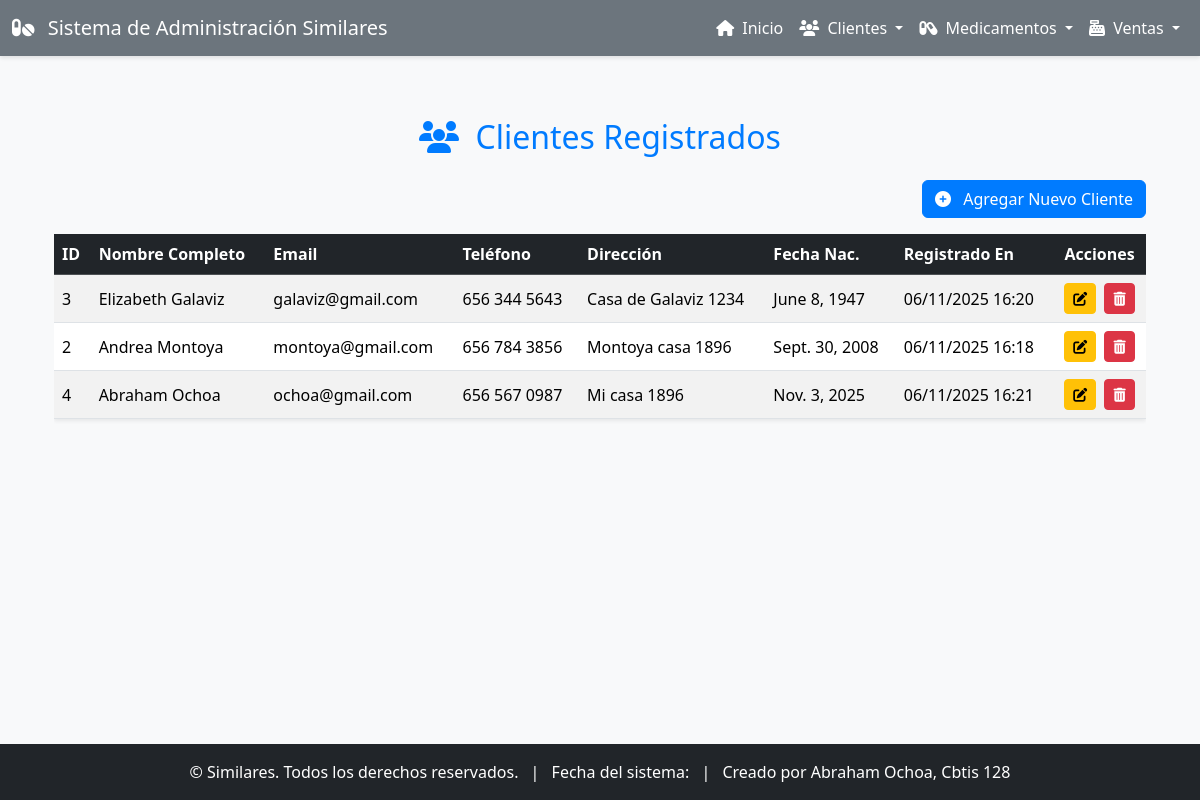
/clientes/, run on the app's committed database.
### app_Similares/models.py (models this page shows, shortened)
class Cliente(models.Model):
    nombre = models.CharField(max_length=100)
    apellido = models.CharField(max_length=100)
    email = models.EmailField(unique=True)
    telefono = models.CharField(max_length=15)
    direccion = models.CharField(max_length=200)
    fecha_nacimiento = models.DateField(null=True, blank=True)
    registrado_en = models.DateTimeField(auto_now_add=True)

### app_Similares/views.py (the view)
# urls.py: path('clientes/', views.ver_clientes, name='ver_clientes'),
def ver_clientes(request):
    clientes = Cliente.objects.all().order_by('apellido', 'nombre')
    return render(request, 'app_Similares/clientes/ver_clientes.html', {'clientes': clientes})

### app_Similares/templates/app_Similares/clientes/ver_clientes.html (shortened to what this page needs)
{% extends 'app_Similares/base.html' %}
{% block content %}
<div class="container mt-4">
    <h2 class="mb-4 text-center" style="color: #007bff;"><i class="fas fa-users me-2"></i> Clientes Registrados</h2>
    <div class="text-end mb-3">
        <a href="{% url 'agregar_cliente' %}" class="btn btn-primary"><i class="fas fa-plus-circle me-2"></i> Agregar Nuevo Cliente</a>
    </div>
    {% if clientes %}
    <div class="table-responsive">
        <table class="table table-striped table-hover align-middle">
            <thead class="table-dark">
                <tr>
                    <th>ID</th>
                    <th>Nombre Completo</th>
                    <th>Email</th>
                    <th>Teléfono</th>
                    <th>Dirección</th>
                    <th>Fecha Nac.</th>
                    <th>Registrado En</th>
                    <th class="text-center">Acciones</th>
                </tr>
            </thead>
            <tbody>
                {% for cliente in clientes %}
                <tr>
                    <td>{{ cliente.id }}</td>
                    <td>{{ cliente.nombre }} {{ cliente.apellido }}</td>
                    <td>{{ cliente.email }}</td>
                    <td>{{ cliente.telefono|default_if_none:"N/A" }}</td>
                    <td>{{ cliente.direccion|default_if_none:"N/A" }}</td>
                    <td>{{ cliente.fecha_nacimiento|default_if_none:"N/A" }}</td>
                    <td>{{ cliente.registrado_en|date:"d/m/Y H:i" }}</td>
                    <td class="text-center">
                        <a href="{% url 'actualizar_cliente' cliente.pk %}" class="btn btn-warning btn-sm me-1" title="Editar">
                            <i class="fas fa-edit"></i>
                        </a>
                        <form action="{% url 'borrar_cliente' cliente.pk %}" method="post" class="d-inline" onsubmit="return confirm('¿Estás seguro de que quieres borrar a este cliente?');">
                            <button type="submit" class="btn btn-danger btn-sm" title="Eliminar">
                                <i class="fas fa-trash-alt"></i>
                            </button>
                        </form>
                    </td>
                </tr>
                {% endfor %}
            </tbody>
        </table>
    </div>
    {% else %}
    <div class="alert alert-info text-center" role="alert">
        No hay clientes registrados aún. ¡Añade uno nuevo!
    </div>
    {% endif %}
</div>
{% endblock %}

### app_Similares/templates/app_Similares/base.html (shortened to what this page needs)
<!DOCTYPE html>
<html lang="es">
<head>
    <link href="https://cdn.jsdelivr.net/npm/bootstrap@5.3.3/dist/css/bootstrap.min.css" rel="stylesheet">
    <link rel="stylesheet" href="https://cdnjs.cloudflare.com/ajax/libs/font-awesome/6.5.2/css/all.min.css" />
</head>
<body>
    {% include 'app_Similares/navbar.html' %}
    <div class="content container mt-4">
        {% block content %}{% endblock %}
    </div>
    {% include 'app_Similares/footer.html' %}
</body>
</html>

### app_Similares/templates/app_Similares/navbar.html (shortened to what this page needs)
<nav class="navbar navbar-expand-lg navbar-dark navbar-custom fixed-top">
    <div class="container-fluid">
        <a class="navbar-brand" href="{% url 'inicio_similares' %}">
            <i class="fas fa-pills me-2"></i> Sistema de Administración Similares
        </a>
        <div class="collapse navbar-collapse" id="navbarNavDropdown">
            <ul class="navbar-nav ms-auto">
                <li class="nav-item">
                    <a class="nav-link" aria-current="page" href="{% url 'inicio_similares' %}">
                        <i class="fas fa-home me-1"></i> Inicio
                    </a>
                </li>
                <li class="nav-item dropdown">
                    <a class="nav-link dropdown-toggle" href="#" id="navbarDropdownCliente" role="button" data-bs-toggle="dropdown" aria-expanded="false">
                        <i class="fas fa-users me-1"></i> Clientes
                    </a>
                </li>
                <li class="nav-item dropdown">
                    <a class="nav-link dropdown-toggle" href="#" id="navbarDropdownMedicamentos" role="button" data-bs-toggle="dropdown" aria-expanded="false">
                        <i class="fas fa-capsules me-1"></i> Medicamentos
                    </a>
                </li>
                <li class="nav-item dropdown">
                    <a class="nav-link dropdown-toggle" href="#" id="navbarDropdownVentas" role="button" data-bs-toggle="dropdown" aria-expanded="false">
                        <i class="fas fa-cash-register me-1"></i> Ventas
                    </a>
                </li>
            </ul>
        </div>
    </div>
</nav>

### app_Similares/templates/app_Similares/footer.html
<footer class="footer mt-auto py-3 bg-dark text-white">
    <div class="container text-center">
        <span>&copy; {{ "now"|date:"Y" }} Similares. Todos los derechos reservados.</span>
        <span class="mx-2">|</span>
        <span>Fecha del sistema: {{ "now"|date:"d/m/Y H:i:s" }}</span>
        <span class="mx-2">|</span>
        <span>Creado por Abraham Ochoa, Cbtis 128</span>
    </div>
</footer>

### app_Similares/templates/app_Similares/base.html (style rules this page uses)
body { display: flex; flex-direction: column; min-height: 100vh; background-color: #f8f9fa; }
.content { flex: 1; padding-top: 70px; padding-bottom: 60px; }
.footer { position: fixed; bottom: 0; width: 100%; background-color: #343a40; color: white; padding: 15px 0; text-align: center; }
.navbar-custom { background-color: #6c757d; box-shadow: 0 2px 4px rgba(0,0,0,.1); }
.navbar-brand, .nav-link { color: white !important; }
.table { background-color: #ffffff; box-shadow: 0 0.125rem 0.25rem rgba(0,0,0,.075); }
.table-striped tbody tr:nth-of-type(odd) { background-color: rgba(0,0,0,.05); }
.btn-primary { background-color: #007bff; border-color: #007bff; }
.btn-warning { background-color: #ffc107; border-color: #ffc107; }
.btn-danger { background-color: #dc3545; border-color: #dc3545; }

### data on the page
Cliente: id "3", nombre "Elizabeth", apellido "Galaviz", email "galaviz@gmail.com", telefono "656 344 5643", direccion "Casa de Galaviz 1234", fecha_nacimiento "June 8, 1947", registrado_en "06/11/2025 16:20"
Cliente: id "2", nombre "Andrea", apellido "Montoya", email "montoya@gmail.com", telefono "656 784 3856", direccion "Montoya casa 1896", fecha_nacimiento "Sept. 30, 2008", registrado_en "06/11/2025 16:18"
Cliente: id "4", nombre "Abraham", apellido "Ochoa", email "ochoa@gmail.com", telefono "656 567 0987", direccion "Mi casa 1896", fecha_nacimiento "Nov. 3, 2025", registrado_en "06/11/2025 16:21"
